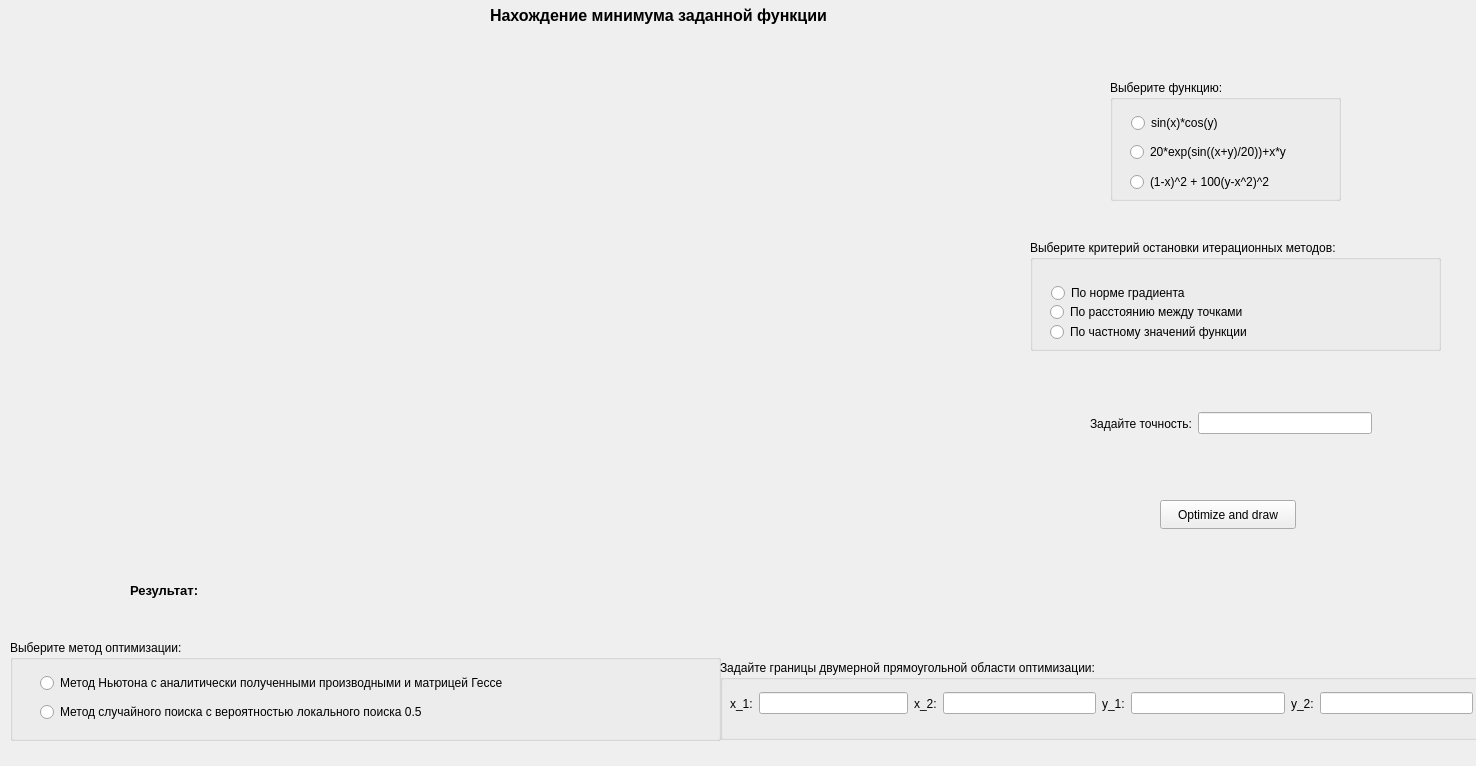
<?xml version="1.0" encoding="UTF-8"?>
<ui version="4.0">
 <class>MyWidget</class>
 <widget class="QWidget" name="MyWidget">
  <property name="geometry">
   <rect>
    <x>0</x>
    <y>0</y>
    <width>1476</width>
    <height>766</height>
   </rect>
  </property>
  <property name="windowTitle">
   <string>MyWidget</string>
  </property>
  <widget class="QLabel" name="label_2">
   <property name="geometry">
    <rect>
     <x>490</x>
     <y>-10</y>
     <width>611</width>
     <height>51</height>
    </rect>
   </property>
   <property name="text">
    <string>&lt;html&gt;&lt;head/&gt;&lt;body&gt;&lt;p&gt;&lt;span style=&quot; font-size:12pt; font-weight:700;&quot;&gt;Нахождение минимума заданной функции&lt;/span&gt;&lt;/p&gt;&lt;/body&gt;&lt;/html&gt;</string>
   </property>
  </widget>
  <widget class="QGroupBox" name="groupBox">
   <property name="geometry">
    <rect>
     <x>1110</x>
     <y>80</y>
     <width>231</width>
     <height>121</height>
    </rect>
   </property>
   <property name="title">
    <string>Выберите функцию:</string>
   </property>
   <widget class="QRadioButton" name="func_rad_2">
    <property name="geometry">
     <rect>
      <x>20</x>
      <y>60</y>
      <width>198</width>
      <height>24</height>
     </rect>
    </property>
    <property name="text">
     <string>20*exp(sin((x+y)/20))+x*y</string>
    </property>
   </widget>
   <widget class="QRadioButton" name="func_rad_3">
    <property name="geometry">
     <rect>
      <x>20</x>
      <y>90</y>
      <width>301</width>
      <height>24</height>
     </rect>
    </property>
    <property name="text">
     <string>(1-x)^2 + 100(y-x^2)^2</string>
    </property>
   </widget>
   <widget class="QRadioButton" name="func_rad_1">
    <property name="geometry">
     <rect>
      <x>21</x>
      <y>31</y>
      <width>104</width>
      <height>24</height>
     </rect>
    </property>
    <property name="text">
     <string>sin(x)*cos(y)</string>
    </property>
   </widget>
  </widget>
  <widget class="QGroupBox" name="groupBox_2">
   <property name="geometry">
    <rect>
     <x>1030</x>
     <y>240</y>
     <width>411</width>
     <height>111</height>
    </rect>
   </property>
   <property name="title">
    <string>Выберите критерий остановки итерационных методов:</string>
   </property>
   <widget class="QRadioButton" name="SC_button_2">
    <property name="geometry">
     <rect>
      <x>20</x>
      <y>60</y>
      <width>243</width>
      <height>24</height>
     </rect>
    </property>
    <property name="text">
     <string>По расстоянию между точками</string>
    </property>
   </widget>
   <widget class="QRadioButton" name="SC_button_3">
    <property name="geometry">
     <rect>
      <x>20</x>
      <y>80</y>
      <width>333</width>
      <height>24</height>
     </rect>
    </property>
    <property name="text">
     <string>По частному значений функции</string>
    </property>
   </widget>
   <widget class="QRadioButton" name="SC_button_1">
    <property name="geometry">
     <rect>
      <x>21</x>
      <y>41</y>
      <width>169</width>
      <height>24</height>
     </rect>
    </property>
    <property name="text">
     <string>По норме градиента</string>
    </property>
   </widget>
  </widget>
  <widget class="QGroupBox" name="groupBox_3">
   <property name="geometry">
    <rect>
     <x>10</x>
     <y>640</y>
     <width>711</width>
     <height>101</height>
    </rect>
   </property>
   <property name="title">
    <string>Выберите метод оптимизации:</string>
   </property>
   <widget class="QWidget" name="layoutWidget">
    <property name="geometry">
     <rect>
      <x>30</x>
      <y>30</y>
      <width>589</width>
      <height>57</height>
     </rect>
    </property>
    <layout class="QVBoxLayout" name="verticalLayout_2">
     <item>
      <widget class="QRadioButton" name="det_rad_button">
       <property name="text">
        <string>Метод Ньютона с аналитически полученными производными и матрицей Гессе</string>
       </property>
      </widget>
     </item>
     <item>
      <widget class="QRadioButton" name="stoc_rad_button">
       <property name="text">
        <string>Метод случайного поиска с вероятностью локального поиска 0.5</string>
       </property>
      </widget>
     </item>
    </layout>
   </widget>
  </widget>
  <widget class="QGroupBox" name="groupBox_4">
   <property name="geometry">
    <rect>
     <x>720</x>
     <y>660</y>
     <width>761</width>
     <height>80</height>
    </rect>
   </property>
   <property name="title">
    <string>Задайте границы двумерной прямоугольной области оптимизации:</string>
   </property>
   <widget class="QWidget" name="layoutWidget">
    <property name="geometry">
     <rect>
      <x>10</x>
      <y>30</y>
      <width>743</width>
      <height>27</height>
     </rect>
    </property>
    <layout class="QHBoxLayout" name="horizontalLayout_4">
     <item>
      <widget class="QLabel" name="label_">
       <property name="text">
        <string>x_1:</string>
       </property>
      </widget>
     </item>
     <item>
      <widget class="QLineEdit" name="edit_x_1">
       <property name="minimumSize">
        <size>
         <width>149</width>
         <height>0</height>
        </size>
       </property>
       <property name="maximumSize">
        <size>
         <width>149</width>
         <height>16777215</height>
        </size>
       </property>
      </widget>
     </item>
     <item>
      <widget class="QLabel" name="label_3">
       <property name="text">
        <string>x_2:</string>
       </property>
      </widget>
     </item>
     <item>
      <widget class="QLineEdit" name="edit_x_2">
       <property name="minimumSize">
        <size>
         <width>149</width>
         <height>0</height>
        </size>
       </property>
      </widget>
     </item>
     <item>
      <widget class="QLabel" name="label_4">
       <property name="text">
        <string>y_1:</string>
       </property>
      </widget>
     </item>
     <item>
      <widget class="QLineEdit" name="edit_y_1">
       <property name="minimumSize">
        <size>
         <width>149</width>
         <height>0</height>
        </size>
       </property>
      </widget>
     </item>
     <item>
      <widget class="QLabel" name="label_5">
       <property name="text">
        <string>y_2:</string>
       </property>
      </widget>
     </item>
     <item>
      <widget class="QLineEdit" name="edit_y_2">
       <property name="minimumSize">
        <size>
         <width>149</width>
         <height>0</height>
        </size>
       </property>
      </widget>
     </item>
    </layout>
   </widget>
  </widget>
  <widget class="QWidget" name="layoutWidget">
   <property name="geometry">
    <rect>
     <x>1090</x>
     <y>410</y>
     <width>282</width>
     <height>27</height>
    </rect>
   </property>
   <layout class="QHBoxLayout" name="horizontalLayout_5">
    <item>
     <widget class="QLabel" name="label_6">
      <property name="text">
       <string>Задайте точность:</string>
      </property>
     </widget>
    </item>
    <item>
     <widget class="QLineEdit" name="eps_edit"/>
    </item>
   </layout>
  </widget>
  <widget class="QPushButton" name="OKbutton">
   <property name="geometry">
    <rect>
     <x>1160</x>
     <y>500</y>
     <width>136</width>
     <height>29</height>
    </rect>
   </property>
   <property name="text">
    <string>Optimize and draw</string>
   </property>
  </widget>
  <widget class="QLabel" name="label">
   <property name="geometry">
    <rect>
     <x>260</x>
     <y>580</y>
     <width>771</width>
     <height>20</height>
    </rect>
   </property>
   <property name="text">
    <string/>
   </property>
  </widget>
  <widget class="QLabel" name="label_7">
   <property name="geometry">
    <rect>
     <x>130</x>
     <y>580</y>
     <width>91</width>
     <height>21</height>
    </rect>
   </property>
   <property name="text">
    <string>&lt;html&gt;&lt;head/&gt;&lt;body&gt;&lt;p&gt;&lt;span style=&quot; font-size:10pt; font-weight:700;&quot;&gt;Результат:&lt;/span&gt;&lt;/p&gt;&lt;/body&gt;&lt;/html&gt;</string>
   </property>
  </widget>
 </widget>
 <resources/>
 <connections/>
</ui>
